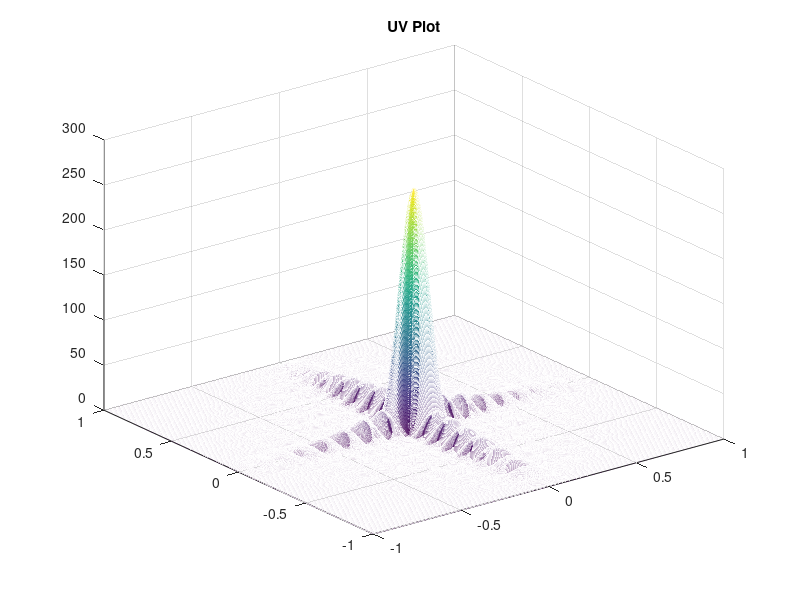

MATLAB code to generate this figure: (Note: this script raises an error after producing the figure.)
puntos = 1001;
u = linspace(-1,1,puntos);
v = linspace(-1,1,puntos);
savefilename = "prueba1";
nelm = 18;
separable = 1;
Ai = ones(1,nelm); %Amplitude distribution
Bi = ones(nelm,nelm); %Amplitude distribution non separable
alphay = 0;
alphax = 0;
sep = 0.5;
% H = 0.4; Pedestal
% n_inicio = -9.5;
% n_final = 9.5;
% n = linspace (n_inicio,n_final,nelm);
% for i = 1:nelm
%    Ai(i) = (1-H) + H*cos((pi*n(i))/(nelm-1))^2; Cosine in pedestal
% end
Ai = chebwin(nelm,20); %Chebwin
% Bi = Ai*Ai';


%Spatial Distribution
if mod(nelm,2) ~= 0
    xesp = ceil(-nelm/2)*sep:sep:floor(nelm/2)*sep;
else
    xesp = -nelm/2*sep+sep/2:sep:nelm/2*sep-sep/2;
end

[U,V] = meshgrid(u,v);

if separable == 1
    Fu = 0;
    for i = 1:nelm
        Fu = Fu + Ai(i).*exp(1j*(2*pi*xesp(i)*u+alphax*i)); 
    end
    Ai = taylorwin(nelm,2,-20);
    Fv = 0;
    for i = 1:nelm
        Fv = Fv + Ai(i).*exp(1j*(2*pi*xesp(i)*v+alphay*i)); 
    end
    F = Fu.'*Fv;
else
    F = 0;
    for i = 1:nelm
        for j = 1:nelm
            F = F + Bi(i,j).*exp(1j*((2*pi*xesp(i)*U+i*alphax)+(2*pi*xesp(j)*V+j*alphay))); 
        end
    end
end

phi = atand(U./V);
elementDiagram = zeros(puntos,puntos);

for i = 1:puntos
    for j = 1:puntos
        conv = hypot(u(i),v(j));
        if conv > 1
            continue;
        end
        elementDiagram(i,j) = cos(asin(conv)).^2;
    end 
end

diagram = elementDiagram.*F;
figure(1);
mesh(U,V,abs(diagram));
title("UV Plot")
save(savefilename,"u","v","F","elementDiagram","diagram");
%% Extract Phi Cut
[pat_azel,az_pat,el_pat] = uv2azelpat(abs(diagram),u,v,linspace(-90,90,puntos),linspace(-90,90,puntos));
figure(2);
plot(el_pat,20*log10(pat_azel(:,ceil(length(el_pat)/2)))-max(20*log10(pat_azel(:,ceil(length(el_pat)/2)))));
title("Phi = 0 Cut");
axis([-90,90,-40,0]);
figure(3);
plot(el_pat,20*log10(pat_azel(ceil(length(el_pat)/2),:))-max(20*log10(pat_azel(ceil(length(el_pat)/2),:))));
title("Theta = 0 Cut");
axis([-90,90,-40,0]);
